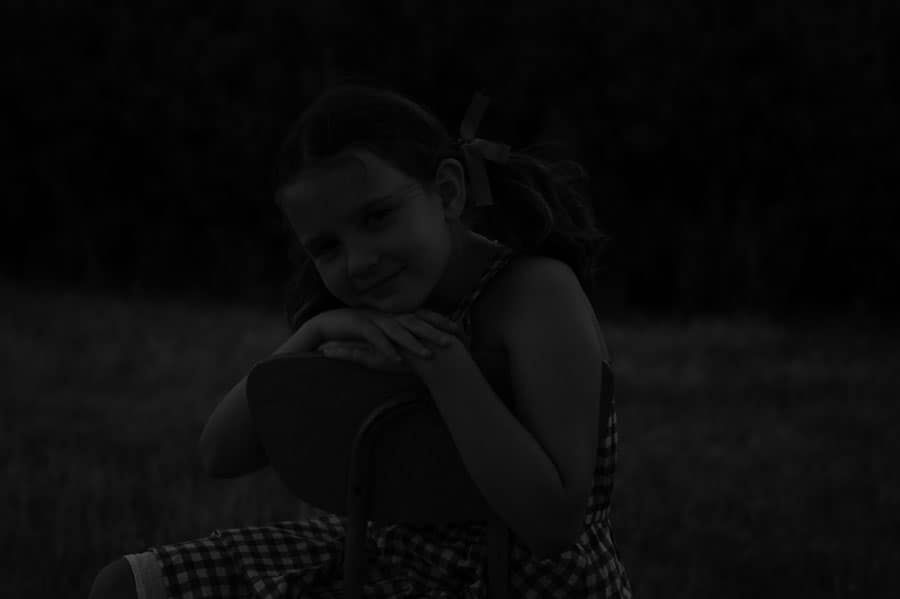
#> input picture imagens/underexposure_gray.jpg, 900 x 599 px
$ python tratamento_de_imagemGRAY.py
#> lines starting #> are read from the running program, lines starting #| are printed output that depends on the picture
import cv2
import numpy as np
from matplotlib import pyplot as plt


# Importando imagens ----------------------------->>>>>
IMAGE_PATH_ONE = "imagens/underexposure_gray.jpg"
IMAGE_PATH_TWO = "imagens/overexposure_gray.jpg"

img1_gray = cv2.imread(IMAGE_PATH_ONE)
#> img1_gray is the input picture: shape (599, 900, 3); min 0, max 85, mean 11
img2_gray = cv2.imread(IMAGE_PATH_TWO)
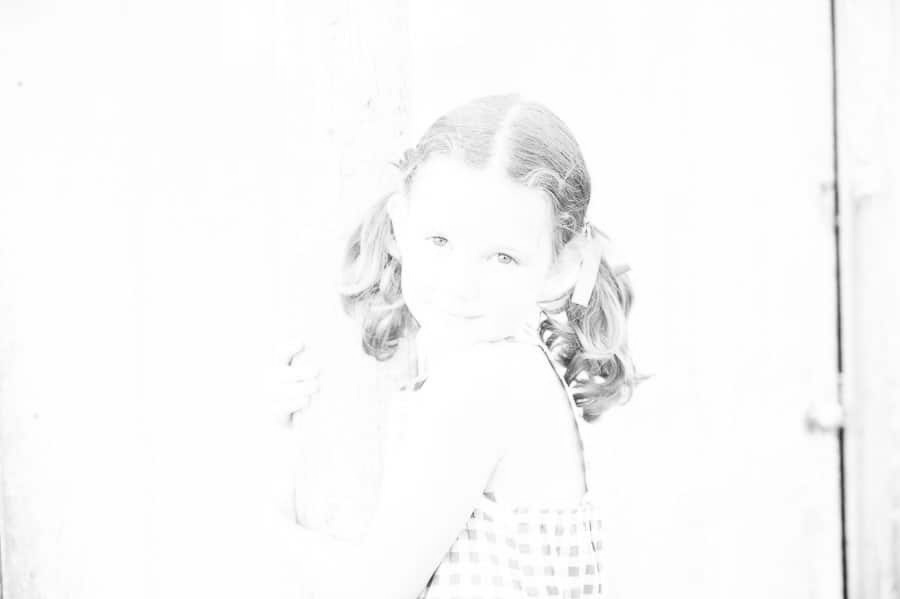
#> input picture imagens/overexposure_gray.jpg, 900 x 599 px
#> img2_gray is the input picture: shape (599, 900, 3); min 43, max 255, mean 249.1


# Primeira imagem GRAY - Underexposure ----------------------------->>>>>

# Criar a figura e os subplots:
fig1, axs1 = plt.subplots(2, 2, figsize=(10, 10))

# Exibição da primeira imagem GRAY sem tratamento no subplot (0, 0):
axs1[0, 0].imshow(img1_gray)
axs1[0, 0].set_title('Underexposure - Gray sem tratamento')
plt.subplot(2, 2, 1)
plt.imshow(img1_gray)

# Quantidade de pixels:
height1, width1, channels = img1_gray.shape
#> height1 = 599; width1 = 900; channels = 3

# Valor para alterar o brilho:
alpha_brilho = 30

# Somar com valor escalar aumenta o brilho:
img_gray1_brilho = img1_gray + alpha_brilho
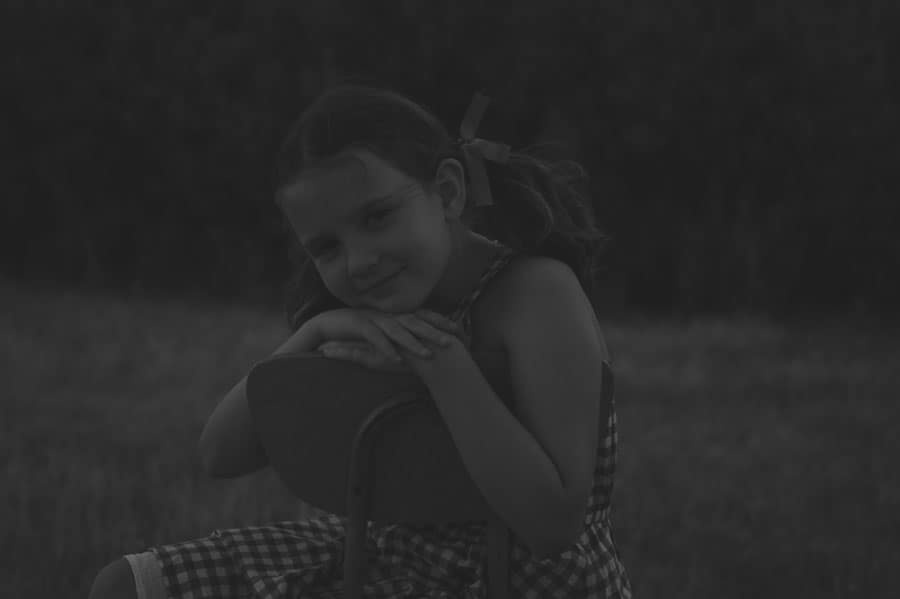
#> img_gray1_brilho: shape (599, 900, 3); min 30, max 115, mean 41

# Exibição da primeira imagem GRAY com brilho aumentado no subplot (0, 1):
axs1[0, 1].imshow(img_gray1_brilho, cmap='gray')
axs1[0, 1].set_title('Underexposure - Gray com brilho aumentado')
plt.subplot(2, 2, 2)

# Colocando imagem em formato correto:
img_gray1_brilho = cv2.cvtColor(img_gray1_brilho, cv2.COLOR_BGR2GRAY)
#> img_gray1_brilho: shape (599, 900)
img1_gray = cv2.cvtColor(img1_gray, cv2.COLOR_BGR2GRAY)
#> img1_gray: shape (599, 900)

# Realiza a equalização do histograma:
img1_gray_equ = cv2.equalizeHist(img1_gray)
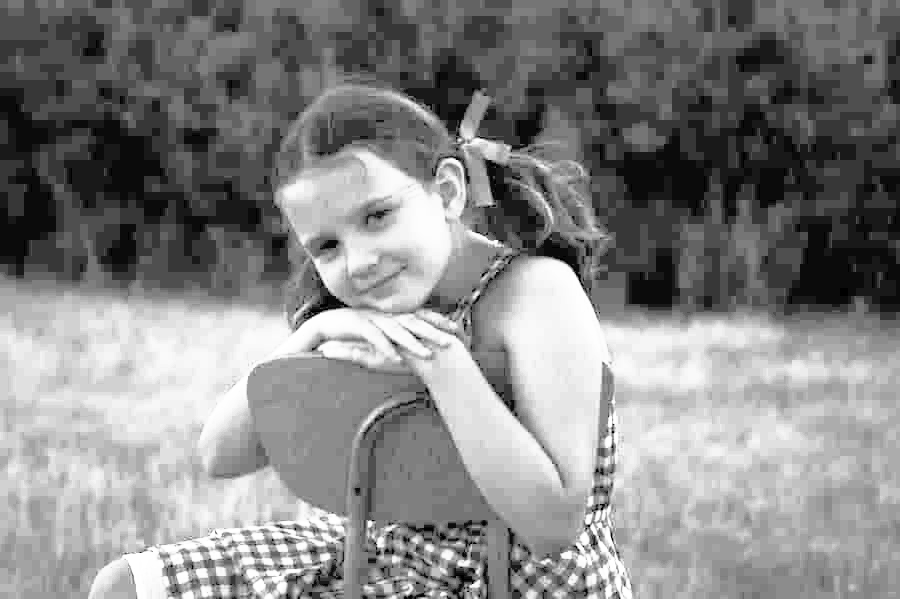
#> img1_gray_equ: shape (599, 900); min 0, max 255, mean 133.9
axs1[1, 0].imshow(img1_gray_equ, cmap='gray')
axs1[1, 0].set_title('Underexposure - Gray equalizada')

# EDIÇÃO DA IMAGEM:

# Ajuste de sombra:
clahe = cv2.createCLAHE(clipLimit=10, tileGridSize=(5, 5))
img_gray1_editada = clahe.apply(img_gray1_brilho)

# Aplicar desfoque:
img_gray1_editada = cv2.blur(img_gray1_editada, (3, 3), 15)

# Ajustar o contraste:
alpha = -1.2
beta = 10
img_gray1_editada = cv2.convertScaleAbs(img_gray1_editada, alpha=alpha, beta=beta)
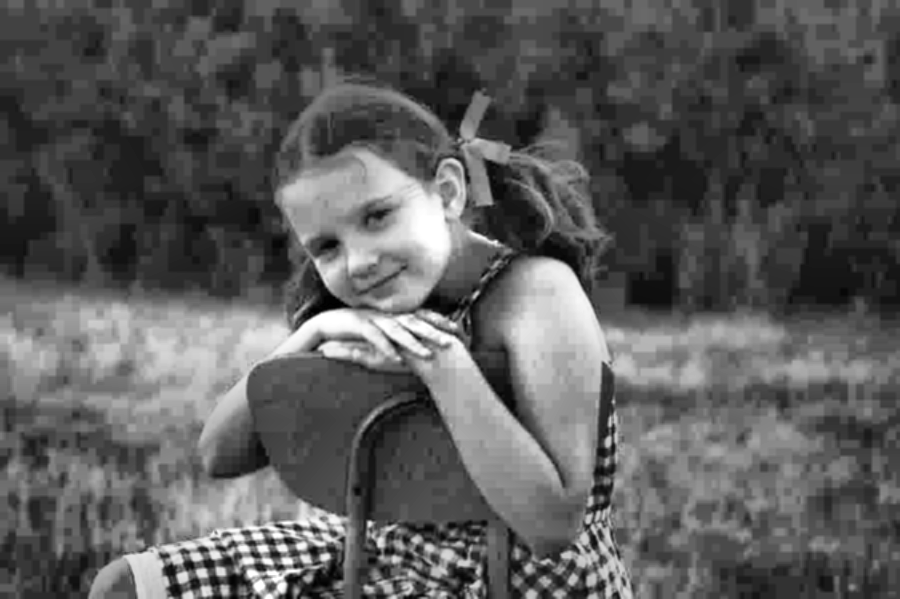
#> img_gray1_editada: shape (599, 900); min 0, max 255, mean 91

# Salvando primeira imagem em GRAY editada:
output_path = 'imagens/underexposure_Editgray.jpg'
cv2.imwrite(output_path, img_gray1_editada)


# Exibição da primeira imagem GRAY editada no subplot (1, 1):
axs1[1, 1].imshow(img_gray1_editada, cmap='gray')
axs1[1, 1].set_title('Underexposure - Gray editada')

# Ajustar o layout dos subplots
plt.tight_layout()

# Exibe a imagem
plt.show()


# Segunda imagem - Overexposure ----------------------------->>>>>

# Criar a figura e os subplots:
fig2, axs2 = plt.subplots(2, 2, figsize=(10, 10))

# Exibição da segunda imagem GRAY sem tratamento no subplot (0, 0):
axs2[0, 0].imshow(img2_gray)
axs2[0, 0].set_title('Overexposure - Gray sem tratamento')

# Quantidade de pixels:
height2, width2, channels = img2_gray.shape
#> height2 = 599; width2 = 900

# Valor para alterar o brilho:
alpha_brilho = -50

# Somar com valor escalar aumenta o brilho:
img_gray2_brilho = img2_gray + alpha_brilho

# Exibição da segunda imagem GRAY com brilho aumentado no subplot (0, 1):
axs2[0, 1].imshow(img_gray2_brilho, cmap='gray')
axs2[0, 1].set_title('Overexposure - Gray com brilho diminuido')

# Colocando imagem em formato correto:
img2_gray = cv2.cvtColor(img2_gray, cv2.COLOR_BGR2GRAY)
#> img2_gray: shape (599, 900)


# Realiza a equalização do histograma:
img2_gray_equ = cv2.equalizeHist(img2_gray)
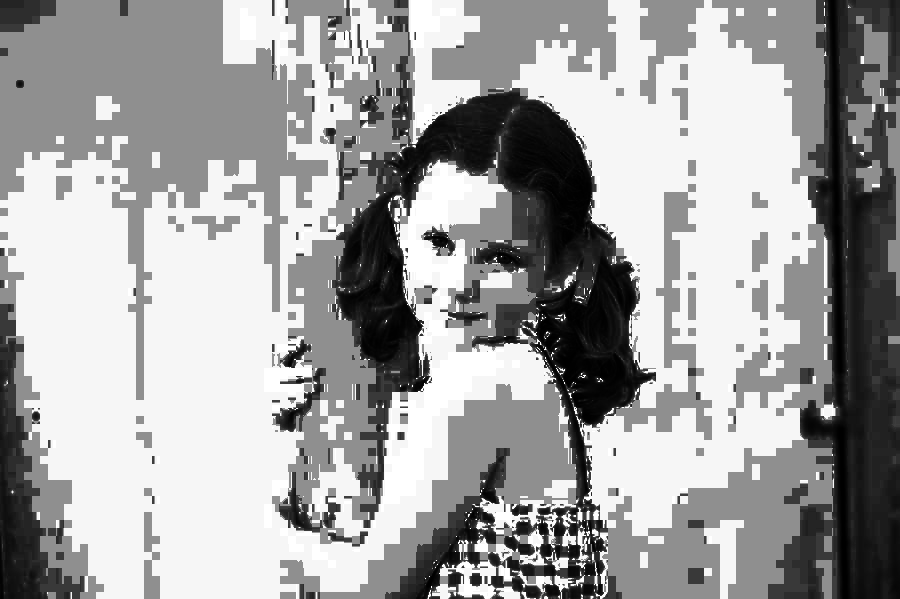
#> img2_gray_equ: shape (599, 900); min 0, max 255, mean 162.2
axs2[1, 0].imshow(img2_gray_equ, cmap='gray')
axs2[1, 0].set_title('Overexposure - Gray equalizada')

# EDIÇÃO DA IMAGEM:

# Ajuste de sombra:
clahe = cv2.createCLAHE(clipLimit=30, tileGridSize=(8, 8))
img_gray2_editada = clahe.apply(img2_gray)

# Ajustar o contraste:
alpha = 1.0
beta = -40.0
img_gray2_editada = cv2.convertScaleAbs(img_gray2_editada, alpha=alpha, beta=beta)

# Ajustar foco:
img_gray2_editada = cv2.blur(img_gray2_editada, (3, 3), 5)

# Ajustar brilho:
brilho = 0.8
img_gray2_editada = np.clip(img_gray2_editada * brilho, 0, 255).astype(np.uint8)
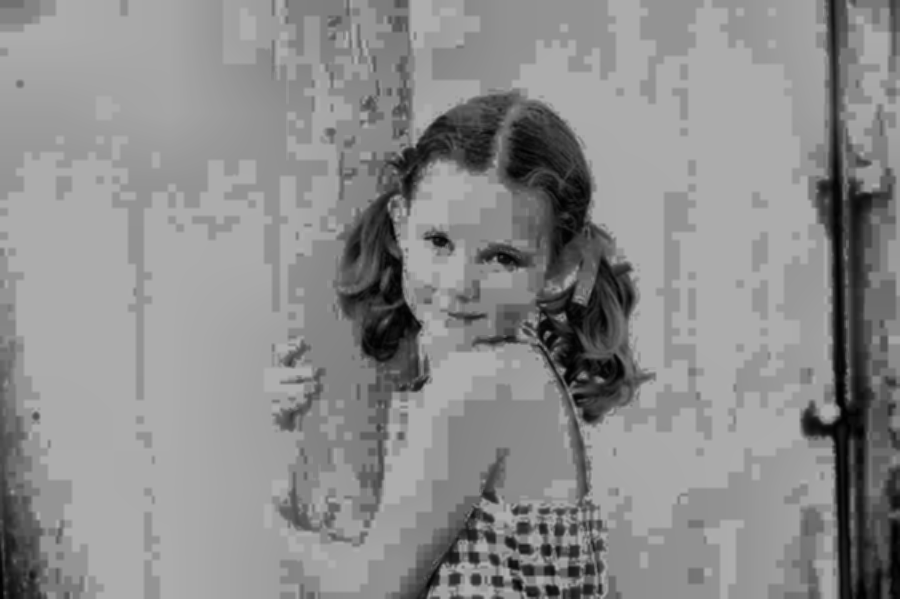
#> img_gray2_editada: shape (599, 900); min 0, max 172, mean 138.9

# Salvando segunda imagem em GRAY editada:
output_path = 'imagens/overexposure_Editgray.jpg'
cv2.imwrite(output_path, img_gray2_editada)

# Exibição da segunda imagem GRAY editada no subplot (1, 1):
axs2[1, 1].imshow(img_gray2_editada, cmap='gray')
axs2[1, 1].set_title('Overexposure - Gray editada')

# Ajustar o layout dos subplots
plt.tight_layout()

# Exibição
plt.show()
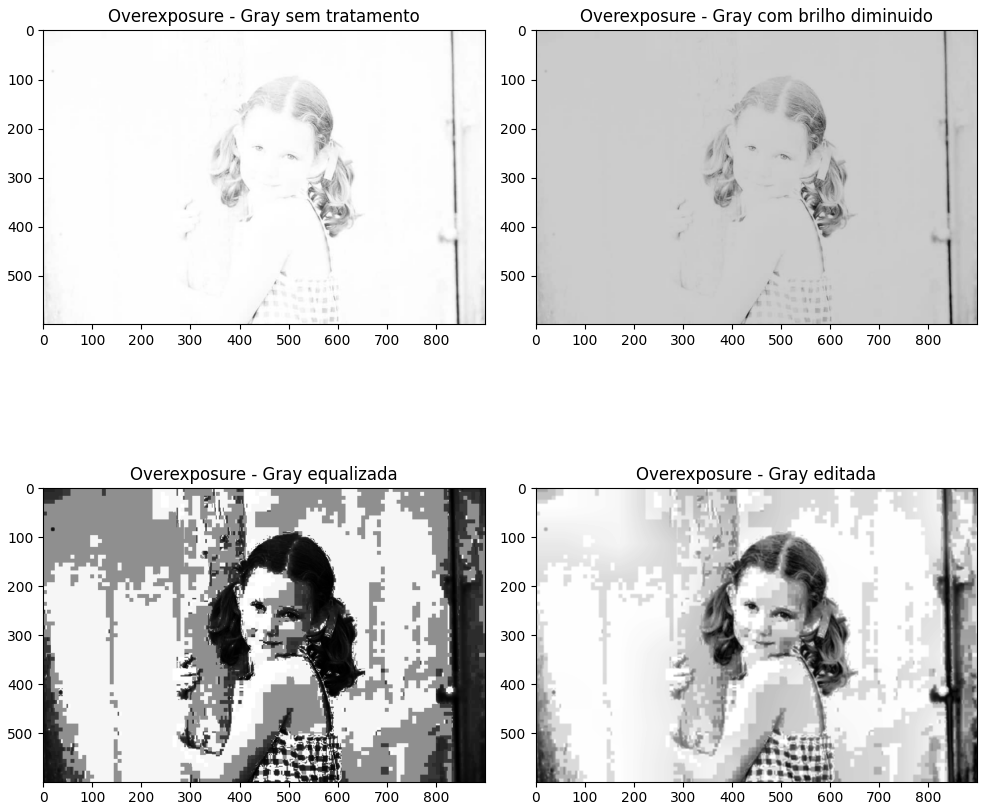
#> figure drawn by matplotlib, 4 panels
